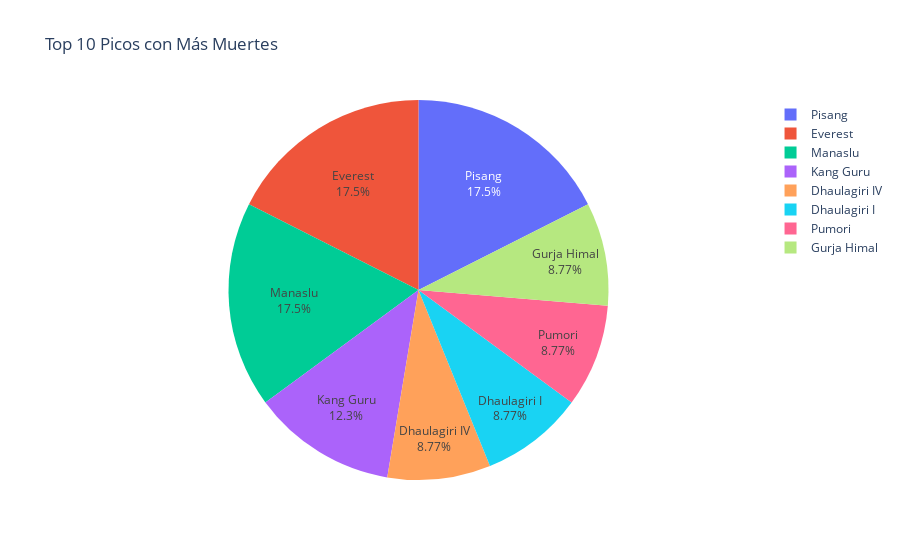

Source (notebook cell):
### Code cell
top10_picos = expeditions.nlargest(10, 'member_deaths')
fig = px.pie(top10_picos, 
             values='member_deaths', 
             names='peak_name', 
             title='Top 10 Picos con Más Muertes')
fig.update_traces(textposition = 'inside', textinfo = 'percent + label')
fig.show()

### Figure 1 — Plotly figure (JSON) as saved in the notebook; plotly's stock layout.template omitted (floating-point values rounded to 4 significant figures)
{"data": [{"domain": {"x": [0, 1], "y": [0, 1]}, "hovertemplate": "peak_name=%{label}<br>member_deaths=%{value}<extra></extra>", "labels": ["Pisang", "Kang Guru", "Everest", "Everest", "Manaslu", "Dhaulagiri IV", "Dhaulagiri I", "Pumori", "Manaslu", "Gurja Himal"], "legendgroup": "", "name": "", "showlegend": true, "textinfo": "percent+label", "textposition": "inside", "type": "pie", "values": [10, 7, 5, 5, 5, 5, 5, 5, 5, 5]}], "layout": {"legend": {"tracegroupgap": 0}, "title": {"text": "Top 10 Picos con Más Muertes"}}}
